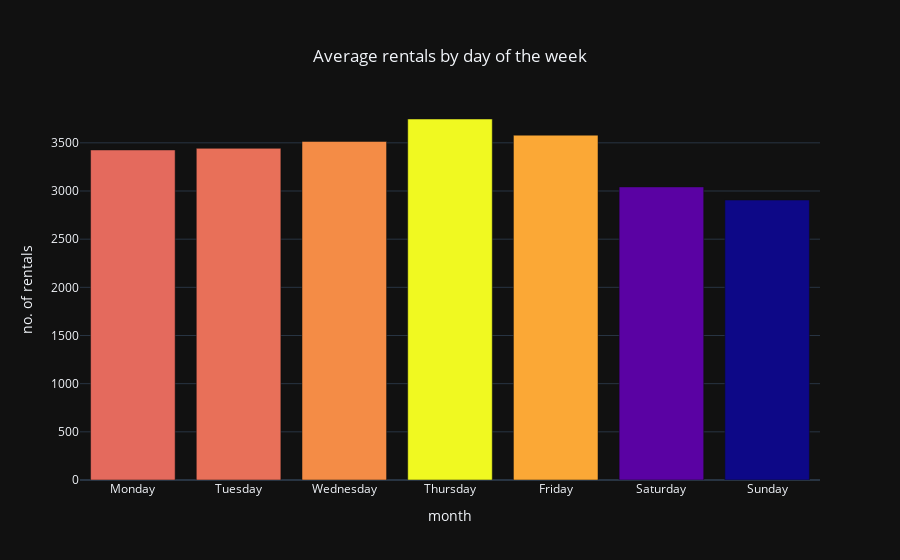

The notebook cell this image was saved under:
### Markdown cell above
## Average rentals by day of the week <a id="weekdayAvgPlot"></a>

### Code cell
iplot(weekdayAvgPlot)

### Figure 1 — Plotly figure (JSON) as saved in the notebook; plotly's stock layout.template omitted (floating-point values rounded to 4 significant figures)
{"data": [{"marker": {"autocolorscale": true, "color": [3580.0, 3426.0, 3042.0, 2906.0, 3747.0, 3443.0, 3514.0]}, "type": "bar", "x": ["Friday", "Monday", "Saturday", "Sunday", "Thursday", "Tuesday", "Wednesday"], "y": [3580.0, 3426.0, 3042.0, 2906.0, 3747.0, 3443.0, 3514.0]}], "layout": {"title": {"text": "Average rentals by day of the week", "x": 0.5, "xanchor": "center", "y": 0.9, "yanchor": "middle"}, "xaxis": {"categoryarray": ["Monday", "Tuesday", "Wednesday", "Thursday", "Friday", "Saturday", "Sunday"], "categoryorder": "array", "title": {"text": "month"}}, "yaxis": {"title": {"text": "no. of rentals"}}}}
